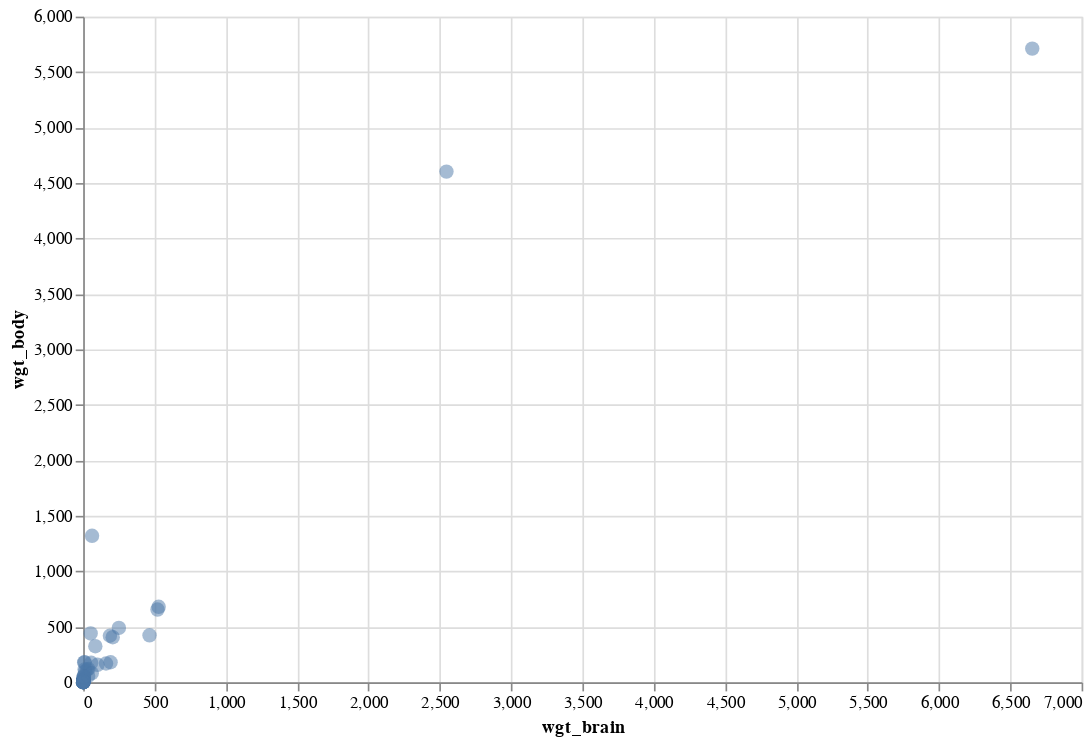

Notebook source saved alongside this figure:
### Markdown cell above
#### Exploración

### Code cell
points = alt.Chart(brain_body_df).mark_circle(size=75, opacity=0.5).encode(
    x="wgt_brain:Q",
    y="wgt_body:Q"
).properties(
    width=600,
    height=400
)

points

### Figure 1 — Vega-Lite specification as saved in the notebook (floating-point values rounded to 4 significant figures)
{"$schema": "https://vega.github.io/schema/vega-lite/v3.4.0.json", "config": {"background": "white", "mark": {"tooltip": null}, "view": {"height": 300, "width": 400}}, "data": {"name": "data-48846aca9b32b33836fb792fa73ab9d5"}, "datasets": {"data-48846aca9b32b33836fb792fa73ab9d5": [{"wgt_body": 44.5, "wgt_brain": 3.385}, {"wgt_body": 15.5, "wgt_brain": 0.48}, {"wgt_body": 8.1, "wgt_brain": 1.35}, {"wgt_body": 423, "wgt_brain": 465}, {"wgt_body": 119.5, "wgt_brain": 36.33}, {"wgt_body": 115, "wgt_brain": 27.66}, {"wgt_body": 98.2, "wgt_brain": 14.83}, {"wgt_body": 5.5, "wgt_brain": 1.04}, {"wgt_body": 58, "wgt_brain": 4.19}, {"wgt_body": 6.4, "wgt_brain": 0.425}, {"wgt_body": 4, "wgt_brain": 0.101}, {"wgt_body": 5.7, "wgt_brain": 0.92}, {"wgt_body": 6.6, "wgt_brain": 1}, {"wgt_body": 0.14, "wgt_brain": 0.005}, {"wgt_body": 1, "wgt_brain": 0.06}, {"wgt_body": 10.8, "wgt_brain": 3.5}, {"wgt_body": 12.3, "wgt_brain": 2}, {"wgt_body": 6.3, "wgt_brain": 1.7}, {"wgt_body": 4603, "wgt_brain": 2547}, {"wgt_body": 0.3, "wgt_brain": 0.023}, {"wgt_body": 419, "wgt_brain": 187.1}, {"wgt_body": 655, "wgt_brain": 521}, {"wgt_body": 3.5, "wgt_brain": 0.785}, {"wgt_body": 115, "wgt_brain": 10}, {"wgt_body": 25.6, "wgt_brain": 3.3}, {"wgt_body": 5, "wgt_brain": 0.2}, {"wgt_body": 17.5, "wgt_brain": 1.41}, {"wgt_body": 680, "wgt_brain": 529}, {"wgt_body": 406, "wgt_brain": 207}, {"wgt_body": 325, "wgt_brain": 85}, {"wgt_body": 12.3, "wgt_brain": 0.75}, {"wgt_body": 1320, "wgt_brain": 62}, {"wgt_body": 5712, "wgt_brain": 6654}, {"wgt_body": 3.9, "wgt_brain": 3.5}, {"wgt_body": 179, "wgt_brain": 6.8}, {"wgt_body": 56, "wgt_brain": 35}, {"wgt_body": 17, "wgt_brain": 4.05}, {"wgt_body": 1, "wgt_brain": 0.12}, {"wgt_body": 0.4, "wgt_brain": 0.023}, {"wgt_body": 0.25, "wgt_brain": 0.01}, {"wgt_body": 12.5, "wgt_brain": 1.4}, {"wgt_body": 490, "wgt_brain": 250}, {"wgt_body": 12.1, "wgt_brain": 2.5}, {"wgt_body": 175, "wgt_brain": 55.5}, {"wgt_body": 157, "wgt_brain": 100}, {"wgt_body": 440, "wgt_brain": 52.16}, {"wgt_body": 179.5, "wgt_brain": 10.55}, {"wgt_body": 2.4, "wgt_brain": 0.55}, {"wgt_body": 81, "wgt_brain": 60}, {"wgt_body": 21, "wgt_brain": 3.6}, {"wgt_body": 39.2, "wgt_brain": 4.288}, {"wgt_body": 1.9, "wgt_brain": 0.28}, {"wgt_body": 1.2, "wgt_brain": 0.075}, {"wgt_body": 3, "wgt_brain": 0.122}, {"wgt_body": 0.33, "wgt_brain": 0.048}, {"wgt_body": 180, "wgt_brain": 192}, {"wgt_body": 25, "wgt_brain": 3}, {"wgt_body": 169, "wgt_brain": 160}, {"wgt_body": 2.6, "wgt_brain": 0.9}, {"wgt_body": 11.4, "wgt_brain": 1.62}, {"wgt_body": 2.5, "wgt_brain": 0.104}, {"wgt_body": 50.4, "wgt_brain": 4.235}]}, "encoding": {"x": {"field": "wgt_brain", "type": "quantitative"}, "y": {"field": "wgt_body", "type": "quantitative"}}, "height": 400, "mark": {"opacity": 0.5, "size": 75, "type": "circle"}, "width": 600}
